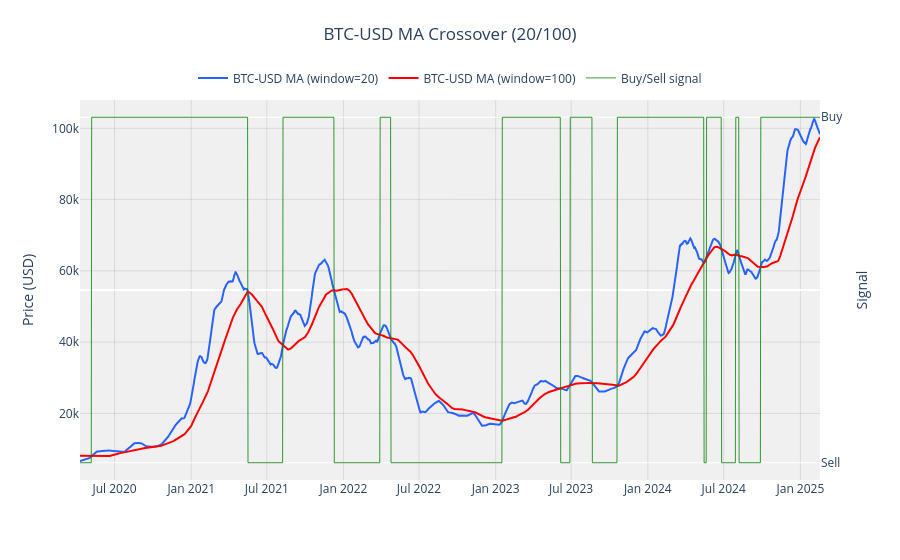

The cell this chart's notebook holds for it:
### Markdown cell above
### Strategy classes

### Code cell
from strategy import MA_Crossover, RSI, BB, MACD, CombinedStrategy

# create trading strategies for an asset based on technical indicators and plot the technical indicators
ma_crossover = MA_Crossover(btc, long_window=100)
ma_crossover.plot();

### Figure 1 — Plotly figure (JSON) as saved in the notebook; plotly's stock layout.template omitted (floating-point values rounded to 4 significant figures; data arrays with more than 128 entries replaced by an {"elided": "..."} marker saying what was removed)
{"data": [{"line": {"color": "#2962FF", "dash": "solid", "width": 2}, "name": "BTC-USD MA (window=20)", "type": "scatter", "x": {"elided": "1776 str values"}, "y": {"elided": "1776 float values"}, "yaxis": "y"}, {"line": {"color": "red", "dash": "solid", "width": 2}, "name": "BTC-USD MA (window=100)", "type": "scatter", "x": {"elided": "1776 str values"}, "y": {"elided": "1776 float values"}, "yaxis": "y"}, {"line": {"color": "green", "dash": "solid", "width": 0.8}, "name": "Buy/Sell signal", "type": "scatter", "x": {"elided": "1776 str values"}, "y": {"elided": "1776 int values"}, "yaxis": "y2"}], "layout": {"hovermode": "x unified", "legend": {"bgcolor": "rgba(255,255,255,0.8)", "orientation": "h", "x": 0.5, "xanchor": "center", "y": 1.02, "yanchor": "bottom"}, "paper_bgcolor": "white", "plot_bgcolor": "rgba(240,240,240,0.95)", "title": {"text": "BTC-USD MA Crossover (20/100)", "x": 0.5, "y": 0.95}, "xaxis": {"gridcolor": "rgba(128,128,128,0.2)", "gridwidth": 1, "showgrid": true, "title": {}}, "yaxis": {"gridcolor": "rgba(128,128,128,0.2)", "gridwidth": 1, "showgrid": true, "title": {"text": "Price (USD)"}}, "yaxis2": {"overlaying": "y", "range": [-1.1, 1.1], "side": "right", "tickmode": "array", "ticktext": ["Sell", "Buy"], "tickvals": [-1, 1], "title": {"text": "Signal"}}}}
